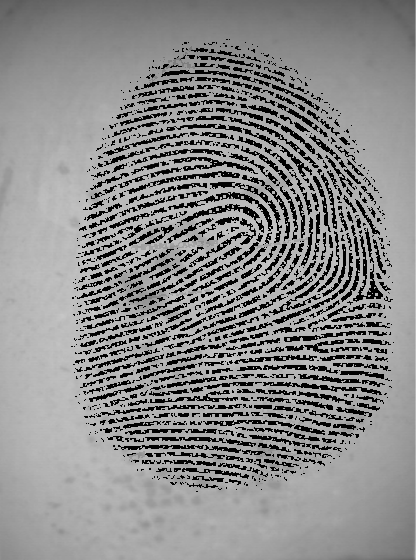
//> input picture data/1.bmp, 416 x 560 px
$ ./main ../../data/1.bmp   (built with g++ and OpenCV 4)
//> lines starting //> are read from the running program, lines starting //| are printed output that depends on the picture; after the words box and inside, x2 and y2 are one past the last pixel; in counts of white or black regions, pixels touching at a corner belong together
### lib/preprocess/ridgefilter.h
//Header file for final enhancement operation

#ifndef RIDGEFILTER_H
#define RIDGEFILTER_H

#include "commonfiles.h"

class RidgeFilter {
public:
	cv::Mat run(cv::Mat inputImage, cv::Mat orientationImage, cv::Mat frequency, double kx, double ky);

private:
	int angleInc;
	double pi = 3.14159265;
	void meshgrid(int sze);
	cv::Mat reffilter;
	cv::Mat enhancedImage;
	cv::Mat meshX, meshY;
	cv::vector<cv::Mat> filter;
	cv::Mat gaborFiltering(cv::Mat inputImage, double frequency, cv::Mat orientationImage, cv::Mat enhancedImage);
};

#endif

### lib/preprocess/ridgeorient.h
#ifndef RIDGEORIENT_H
#define RIDGEORIENT_H

#include "commonfiles.h"

class RidgeOrient {
public:
	RidgeOrient();
	cv::Mat run(cv::Mat im, double gradientsigma, double blocksigma, double orientsmoothsigma);

private:
	// params for Sobel filter
	int scale;
	int delta;
	int ddepth;

	double pi;
	double M, VAR, M0, VAR0;

	cv::Mat orientim;
	cv::Mat normalizedImage;
	cv::Mat grad_x, grad_y;
	cv::Mat grad_x_abs, grad_y_abs;
	cv::Mat denom;
	cv::Mat sin2theta;
	cv::Mat cos2theta;

	void gradient(cv::Mat image, cv::Mat xGradient, cv::Mat yGradient);


};

#endif

### lib/preprocess/normalizer.h
// Header file for normalization operation

#ifndef _NORMALIZER_H
#define _NORMALIZER_H

#include "commonfiles.h"

class Normalizer {
public:
	cv::Mat run(cv::Mat& im, double reqmean, double reqvar);

private:
	double min;
	double max;
	double minNorm;
	double maxNorm;
	double stdNorm;

	cv::Mat normalizedImage;
	cv::Scalar mean, meanNorm;
	cv::Point min_loc, max_loc;

	float deviation(cv::Mat& im, float ave);

};

#endif

### lib/preprocess/checksize.h
#ifndef _CHECK_SIZE_H
#define _CHEKC_SIZE_H

#include "commonfiles.h"

class CheckSize {
public:
	cv::Mat check(cv::Mat& inputImage);

private:
	int expectedRow;
	int expectedCol;
	cv::Mat result;
};

#endif

### lib/preprocess/commonfiles.h
// Includes common OpenCV files to use

#ifndef _COMMONFILES_H
#define _COMMONFILES_H

#include <iostream>
#include <fstream>
#include <opencv/cxcore.h>
#include <opencv/highgui.h>
#include <opencv2/highgui/highgui.hpp>
#include "opencv2/imgproc/imgproc.hpp"
#include "opencv2/core/core.hpp"
#include <vector>
namespace cv {
    using std::vector;
}

#endif

### lib/preprocess/fpenhancement.h
// Header file for enhancement method

#ifndef _FPENHANCEMENT_H
#define _FPENHANCEMENT_H

#include "commonfiles.h"
#include "checksize.h"
#include "normalizer.h"
#include "ridgeorient.h"
#include "ridgefilter.h"

class FPEnhancement {
public:
	FPEnhancement();
	cv::Mat run(cv::Mat& inputImage);
	cv::Mat postProcessingFilter(cv::Mat &inputImage);
	cv::Mat getNormalizedImage();
	cv::Mat getOrientationImage();

private:
	CheckSize sizeChecker; // for checking the input image size
	Normalizer normalizer; //for calculating normalized image
	RidgeOrient ridgeOrient; //for calculating orientation field
	RidgeFilter ridgeFilter; //for filtering ridges

	cv::Mat enhancedImage;
	cv::Mat normalizedImage;
	cv::Mat orientationImage;

	int windowSize;
	double kx, ky;
	double thresh;
	double blocksigma;
	double gradientsigma;
	double orientsmoothsigma;
};


#endif

### lib/preprocess/ridgefilter.cpp
// Main function for performing Gabor filtering
// for enhancement using previously calculated
// orientation image and frequency. The output
// is final enhanced image.
// Refer to the paper for detailed description.
//
// Author: Ekberjan Derman
// Contributor : Baptiste Amato, Julien Jerphanion
// Emails:
//    ekberjanderman@gmail.com
//    baptiste.amato@psycle.io
//    julien.jerphanion@psycle.io
// Last update : 12.2017

#include "ridgefilter.h"

namespace cv {
	using std::vector;
}

// Perform Gabor filtering to final enhancement
// Further description can be found in the paper
cv::Mat RidgeFilter::run(cv::Mat inputImage, cv::Mat orientationImage, cv::Mat frequency, double kx,
						 double ky) {
	angleInc = 3; // fixed angle increment between filter orientations  in degrees.

	inputImage.convertTo(inputImage, CV_32FC1);
	int rows = inputImage.rows;
	int cols = inputImage.cols;

	orientationImage.convertTo(orientationImage, CV_32FC1);

	enhancedImage = cv::Mat::zeros(rows, cols, CV_32FC1);
	cv::vector<int> validr;
	cv::vector<int> validc;

	double unfreq = frequency.at<float>(1, 1);

	cv::Mat freqindex = cv::Mat::ones(100, 1, CV_32FC1);

	double sigmax = (1 / unfreq) * kx;
	double sigmax_squared = sigmax * sigmax;
	double sigmay = (1 / unfreq) * ky;
	double sigmay_squared = sigmay * sigmay;

	int szek = round(3 * (std::max(sigmax, sigmay)));
	meshgrid(szek);

	reffilter = cv::Mat::zeros(meshX.rows, meshX.cols, CV_32FC1);

	meshX.convertTo(meshX, CV_32FC1);
	meshY.convertTo(meshY, CV_32FC1);

	double pi_by_unfreq_by_2 = 2 * pi * unfreq;

	for (int i = 0; i < meshX.rows; i++) {
		const float *meshX_i = meshX.ptr<float>(i);
		const float *meshY_i = meshY.ptr<float>(i);
		float *reffilter_i = reffilter.ptr<float>(i);
		for (int j = 0; j < meshX.cols; j++) {
			float meshX_i_j = meshX_i[j];
			float meshY_i_j = meshY_i[j];
			float pixVal2 = -0.5 * (meshX_i_j * meshX_i_j / sigmax_squared +
									meshY_i_j * meshY_i_j / sigmay_squared);
			float pixVal = std::exp(pixVal2);
			float cosVal = pi_by_unfreq_by_2 * meshX_i_j;
			reffilter_i[j] = pixVal * cos(cosVal);
		}
	}

	for (int m = 0; m < 180 / angleInc; m++) {
		double angle = -(m * angleInc + 90);
		cv::Mat rot_mat = cv::getRotationMatrix2D(
				cv::Point((float) (reffilter.rows / 2.0F), (float) (reffilter.cols / 2.0F)), angle,
				1.0);
		cv::Mat rotResult;
		cv::warpAffine(reffilter, rotResult, rot_mat, reffilter.size());
		filter.push_back(rotResult);
	}

	// Find indices of matrix points greater than maxsze from the image boundary
	int maxsze = szek;
	// Convert orientation matrix values from radians to an index value that corresponds
	// to round(degrees/angleInc)
	int maxorientindex = std::round(180 / angleInc);

	cv::Mat orientindex(rows, cols, CV_32FC1);

	int rows_maxsze = rows - maxsze;
	int cols_maxsze = cols - maxsze;

	for (int y = 0; y < rows; y++) {
		const float *orientationImage_y = orientationImage.ptr<float>(y);
		float *orientindex_y = orientindex.ptr<float>(y);
		for (int x = 0; x < cols; x++) {
			if (x > maxsze && x < cols_maxsze && y > maxsze && y < rows_maxsze) {
				validr.push_back(y);
				validc.push_back(x);
			}

			int orientpix = static_cast<int>(std::round(
					orientationImage_y[x] / pi * 180 / angleInc));

			if (orientpix < 0) {
				orientpix += maxorientindex;
			}
			if (orientpix >= maxorientindex) {
				orientpix -= maxorientindex;
			}

			orientindex_y[x] = orientpix;
		}
	}

	// Finally, do the filtering
	for (int k = 0; k < validr.size(); k++) {
		int r = validr[k];
		int c = validc[k];

		cv::Rect roi(c - szek - 1, r - szek - 1, meshX.cols, meshX.rows);
		cv::Mat subim(inputImage(roi));

		cv::Mat subFilter = filter.at(orientindex.at<float>(r, c));
		cv::Mat mulResult;
		cv::multiply(subim, subFilter, mulResult);

		// float value = cv::sum(mulResult)[0];
		if (cv::sum(mulResult)[0] > 0) {
			enhancedImage.at<float>(r, c) = 255;
		}

	}

	// [15 lines of commented-out code are left out]


	return enhancedImage;
}

// This is equivalent to Matlab's 'meshgrid' function
void RidgeFilter::meshgrid(int sze) {
	std::vector<int> t;

	for (int i = -sze; i < sze; i++) {
		t.push_back(i);
	}

	cv::Mat gv = cv::Mat(t);
	int total = gv.total();
	gv = gv.reshape(1, 1);

	cv::repeat(gv, total, 1, meshX);
	cv::repeat(gv.t(), 1, total, meshY);
}

### lib/preprocess/ridgeorient.cpp
// Main function for estimating orientation field of fingerprint ridges.
//
// Author: Ekberjan Derman
// Contributor : Baptiste Amato, Julien Jerphanion
// Emails:
//    ekberjanderman@gmail.com
//    baptiste.amato@psycle.io
//    julien.jerphanion@psycle.io
//
// Last update : 12.2017

#include "ridgeorient.h"

RidgeOrient::RidgeOrient() {
	// params for Sobel opeation
	scale = 1;
	delta = 0;
	ddepth = CV_32FC1;
	pi = M_PI; // 3.14159265;
}

cv::Mat
RidgeOrient::run(cv::Mat im, double gradientsigma, double blocksigma, double orientsmoothsigma) {
	int sze = 6 * round(gradientsigma);

	if (sze % 2 == 0) {
		sze++;
	}

	// Define Gaussian kernel
	cv::Mat gaussKernelX = cv::getGaussianKernel(sze, gradientsigma, CV_32FC1);
	cv::Mat gaussKernelY = cv::getGaussianKernel(sze, gradientsigma, CV_32FC1);
	cv::Mat gaussKernel = gaussKernelX * gaussKernelY.t();

	// Peform Gaussian filtering
	cv::Mat fx, fy;
	cv::Mat kernelx = (cv::Mat_<float>(1, 3) << -0.5, 0, 0.5);
	cv::Mat kernely = (cv::Mat_<float>(3, 1) << -0.5, 0, 0.5);
	cv::filter2D(gaussKernel, fx, -1, kernelx);
	cv::filter2D(gaussKernel, fy, -1, kernely);

	gradient(gaussKernel, fx, fy); // Gradient of Gaussian

	grad_x.convertTo(grad_x, CV_32FC1);
	grad_y.convertTo(grad_y, CV_32FC1);

	cv::filter2D(im, grad_x, -1, fx, cv::Point(-1, -1), 0,
				 cv::BORDER_DEFAULT); // Gradient of the image in x
	cv::filter2D(im, grad_y, -1, fy, cv::Point(-1, -1), 0,
				 cv::BORDER_DEFAULT); // Gradient of the image in y

	cv::Mat grad_xx, grad_xy, grad_yy;
	cv::multiply(grad_x, grad_x, grad_xx);
	cv::multiply(grad_x, grad_y, grad_xy);
	cv::multiply(grad_y, grad_y, grad_yy);

	// Now smooth the covariance data to perform a weighted summation of the data
	int sze2 = 6 * round(blocksigma);

	if (sze2 % 2 == 0) {
		sze2++;
	}

	cv::Mat gaussKernelX2 = cv::getGaussianKernel(sze2, blocksigma, CV_32FC1);
	cv::Mat gaussKernelY2 = cv::getGaussianKernel(sze2, blocksigma, CV_32FC1);
	cv::Mat gaussKernel2 = gaussKernelX2 * gaussKernelY2.t();

	cv::filter2D(grad_xx, grad_xx, -1, gaussKernel2, cv::Point(-1, -1), 0, cv::BORDER_DEFAULT);
	cv::filter2D(grad_xy, grad_xy, -1, gaussKernel2, cv::Point(-1, -1), 0, cv::BORDER_DEFAULT);
	cv::filter2D(grad_yy, grad_yy, -1, gaussKernel2, cv::Point(-1, -1), 0, cv::BORDER_DEFAULT);

	grad_xy *= 2;

	// Analytic solution of principal direction
	cv::Mat G1, G2, G3;
	cv::multiply(grad_xy, grad_xy, G1);
	G2 = grad_xx - grad_yy;
	cv::multiply(G2, G2, G2);

	G3 = G1 + G2;
	cv::sqrt(G3, denom);

	cv::divide(grad_xy, denom, sin2theta);
	cv::divide(grad_xx - grad_yy, denom, cos2theta);


	int sze3 = 6 * round(orientsmoothsigma);

	if (sze3 % 2 == 0) {
		sze3 += 1;
	}

	cv::Mat gaussKernelX3 = cv::getGaussianKernel(sze3, orientsmoothsigma, CV_32FC1);
	cv::Mat gaussKernelY3 = cv::getGaussianKernel(sze3, orientsmoothsigma, CV_32FC1);
	cv::Mat gaussKernel3 = gaussKernelX3 * gaussKernelY3.t();

	cv::filter2D(cos2theta, cos2theta, -1, gaussKernel3, cv::Point(-1, -1), 0, cv::BORDER_DEFAULT);
	cv::filter2D(sin2theta, sin2theta, -1, gaussKernel3, cv::Point(-1, -1), 0, cv::BORDER_DEFAULT);

	sin2theta.convertTo(sin2theta, ddepth);
	cos2theta.convertTo(cos2theta, ddepth);
	orientim = cv::Mat::zeros(sin2theta.rows, sin2theta.cols, ddepth);

	// Pointer access more effective than Mat.at<T>()
	for (int i = 0; i < sin2theta.rows; i++) {
		const float *sin2theta_i = sin2theta.ptr<float>(i);
		const float *cos2theta_i = cos2theta.ptr<float>(i);
		float *orientim_i = orientim.ptr<float>(i);
		for (int j = 0; j < sin2theta.cols; j++) {
			orientim_i[j] = (pi + std::atan2(sin2theta_i[j], cos2theta_i[j])) / 2;
		}
	}

	return orientim;
}

//Calculate gradient in x- and y-direction of the image
void RidgeOrient::gradient(cv::Mat image, cv::Mat xGradient, cv::Mat yGradient) {
	xGradient = cv::Mat::zeros(image.rows, image.cols, ddepth);
	yGradient = cv::Mat::zeros(image.rows, image.cols, ddepth);

	// Pointer access more effective than Mat.at<T>()
	for (int i = 1; i < image.rows - 1; i++) {
		const float *image_i = image.ptr<float>(i);
		float *xGradient_i = xGradient.ptr<float>(i);
		float *yGradient_i = yGradient.ptr<float>(i);
		for (int j = 1; j < image.cols - 1; j++) {
			float xPixel1 = image_i[j - 1];
			float xPixel2 = image_i[j + 1];

			float yPixel1 = image.at<float>(i - 1, j);
			float yPixel2 = image.at<float>(i + 1, j);

			float xGrad;
			float yGrad;

			if (j == 0) {
				xPixel1 = image_i[j];
				xGrad = xPixel2 - xPixel1;
			} else if (j == image.cols - 1) {
				xPixel2 = image_i[j];
				xGrad = xPixel2 - xPixel1;
			} else {
				xGrad = 0.5 * (xPixel2 - xPixel1);
			}

			if (i == 0) {
				yPixel1 = image_i[j];
				yGrad = yPixel2 - yPixel1;
			} else if (i == image.rows - 1) {
				yPixel2 = image_i[j];
				yGrad = yPixel2 - yPixel1;
			} else {
				yGrad = 0.5 * (yPixel2 - yPixel1);
			}

			xGradient_i[j] = xGrad;
			yGradient_i[j] = yGrad;
		}
	}
}

### lib/preprocess/normalizer.cpp
// Function for image normalization using the method.
// The method is based on Anil Jain's algorithm.
//
// Author: Ekberjan Derman
// Contributor : Baptiste Amato, Julien Jerphanion
// Emails:
//    ekberjanderman@gmail.com
//    baptiste.amato@psycle.io
//    julien.jerphanion@psycle.io
//
// Last update : 12.2017

#include "normalizer.h"

cv::Mat Normalizer::run(cv::Mat& im, double reqmean, double reqvar) {
	im.convertTo(im, CV_32FC1);
	cv::minMaxLoc(im, &min, &max, &min_loc, &max_loc);

	mean = cv::mean(im);
	normalizedImage = im - mean[0];

	cv::Scalar normMean = cv::mean(normalizedImage);
	stdNorm = deviation(normalizedImage, normMean[0]);
	normalizedImage = normalizedImage / stdNorm;
	normalizedImage = reqmean + normalizedImage * cv::sqrt(reqvar);

	cv::minMaxLoc(normalizedImage, &minNorm, &maxNorm);
	return normalizedImage;
}

// Calculate standard deviation of the image
float Normalizer::deviation(cv::Mat& im, float ave) {
	float sdev = 0.0;
	float var = 0.0;
	float sd = 0.0;

	for (int i = 0; i < im.rows; i++) {
		for (int j = 0; j < im.cols; j++) {
			float pixel = im.at<float>(i, j);
			float dev = (pixel - ave)*(pixel - ave);
			sdev = sdev + dev;
		}
	}

	int sze = im.rows * im.cols;
	var = sdev / (sze - 1);
	sd = std::sqrt(var);

	return sd;
}

### lib/preprocess/fpenhancement.cpp
// Fingerprint enhancement main function.
// The method is based on Anil Jain's algorithm.
//
// Author: Ekberjan Derman
// Contributor : Baptiste Amato, Julien Jerphanion
// Emails:
//    ekberjanderman@gmail.com
//    baptiste.amato@psycle.io
//    julien.jerphanion@psycle.io
//
// Last update : 12.2017

#include "fpenhancement.h"


using namespace cv;

// Constructor
// The relevant params are set here
FPEnhancement::FPEnhancement() {
	windowSize = 5;
	thresh = 0.000000001;
	orientsmoothsigma = 5.0;
	blocksigma = 5.0;
	gradientsigma = 1.0;
	kx = 0.8;
	ky = 0.8;
}

// Peform Gabor filter based image enhancement
// using orientation field and frequency
// detailed information can be found in Anil Jain's
// paper
Mat FPEnhancement::run(Mat &inputImage) {
	// Perform median blurring to smooth the image
	Mat blurredImage;
	medianBlur(inputImage, blurredImage, 3);

	// Check whether the input image is grayscale.
	// If not, convert it to grayscale.
	if (blurredImage.channels() != 1) {
		cvtColor(blurredImage, blurredImage, CV_RGB2GRAY);
	}

	std::cout << "Rows: " << blurredImage.rows << " / Cols: " << blurredImage.cols << std::endl;

	// Perform normalization using the method provided in the paper
	normalizedImage = normalizer.run(blurredImage, 0, 1);
	// Calculate ridge orientation field
	orientationImage = ridgeOrient.run(normalizedImage, gradientsigma, blocksigma,
										 orientsmoothsigma);
	// The frequency is set to 0.11 experimentally. You can change this value
	// or use a dynamic calculation instead.
	Mat freq = Mat::ones(normalizedImage.rows, normalizedImage.cols, normalizedImage.type());
	freq *= 0.11;

	// Get the final enhanced image and return it as result
	enhancedImage = ridgeFilter.run(normalizedImage, orientationImage, freq, kx, ky);

	return enhancedImage;
}

// [41 lines left out: function postProcessingFilter, not called in this run]

Mat FPEnhancement::getNormalizedImage() {
	return normalizedImage;
}

Mat FPEnhancement::getOrientationImage() {
	return orientationImage;
}

### lib/preprocess/main.cpp
// Main function for running finpgerprint image enhancement algorithm
//
// This enhancement method is based on Anil Jain's paper:
// 'Fingerprint Image Enhancement: Algorithm and Performance Evaluation',
//  IEEE Transactions on Pattern Analysis and Machine Intelligence,
//  vol. 20, No. 8, August, 1998
//
// Author: Ekberjan Derman
// Contributor : Baptiste Amato, Julien Jerphanion
// Emails:
//    ekberjanderman@gmail.com
//    baptiste.amato@psycle.io
//    julien.jerphanion@psycle.io
//
// Last update : 12.2017

#include "fpenhancement.h"
#include "commonfiles.h"


using namespace cv;


std::string getImageType(int number) {
	// find type
	int imgTypeInt = number%8;
	std::string imgTypeString;

	switch (imgTypeInt) {
		case 0:
			imgTypeString = "8U";
			break;
		case 1:
			imgTypeString = "8S";
			break;
		case 2:
			imgTypeString = "16U";
			break;
		case 3:
			imgTypeString = "16S";
			break;
		case 4:
			imgTypeString = "32S";
			break;
		case 5:
			imgTypeString = "32F";
			break;
		case 6:
			imgTypeString = "64F";
			break;
		default:
			break;
	}

	// Find channel
	int channel = (number/8) + 1;

	std::stringstream type;
	type<<"CV_"<<imgTypeString<<"C"<<channel;

	return type.str();
}

int main(int argc, char * argv[])
{
	cv::Mat input = cv::imread(argv[1]); // change this line to load your actual input file
//> input is the input picture: 560 rows x 416 cols, CV_8UC3; min 0, max 200, mean 138.3

	// Make sure the input image is valid
	if (!input.data) {
		std::cerr << "The provided input image is invalid. Please check it again. " << std::endl;
		exit(1);
	}

	while (input.rows > 1000 || input.cols > 1000) {
		const float fact = 0.6;
		cv::resize(input, input, cv::Size(), fact, fact, cv::INTER_CUBIC);
	}

	// Run the enhancement algorithm
	FPEnhancement fpEnhancement;
	cv::Mat enhancedImage = fpEnhancement.run(input);
//> in run, `medianBlur(inputImage, blurredImage, 3);`:
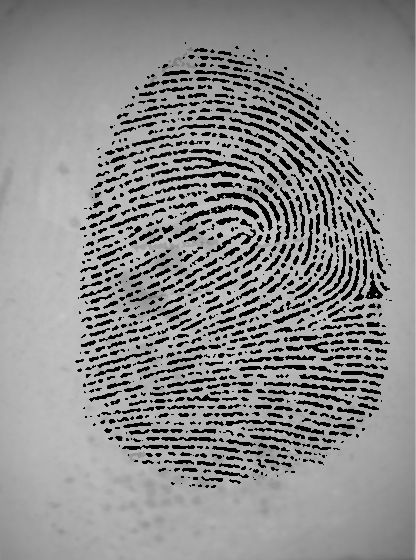
//> blurredImage: 560 rows x 416 cols, CV_8UC3; min 0, max 198, mean 141.4
//| Rows: 560 / Cols: 416
//> in run, `cv::minMaxLoc(im, &min, &max, &min_loc, &max_loc);`: min = 0; max = 198; min_loc = Point(185, 42); max_loc = Point(205, 296)
//> in run, `mean = cv::mean(im);`: mean = Scalar(141.4)
//> in run, `normalizedImage = im - mean[0];`:
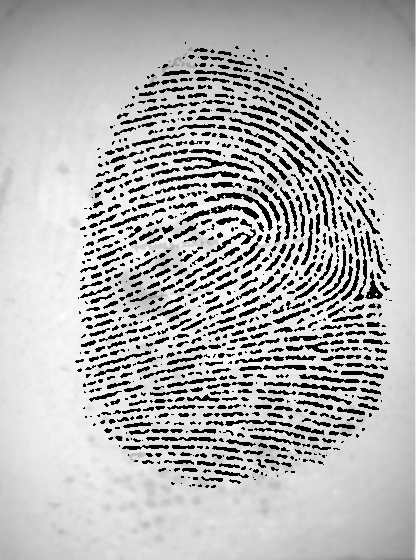
//> normalizedImage: 560 rows x 416 cols, CV_32FC1; min -141.4, max 56.62, mean 0; drawn with min black and max white
//> in run, `cv::Scalar normMean = cv::mean(normalizedImage);`: normMean = Scalar(6.27e-06)
//> the loop in deviation, `for (int i = 0; i < im.rows; i++)` made 560 passes
//> sdev on passes 1 to 3: 625521.1, 1240487.1, 1832961.6
//> after the loop in deviation, `for (int i = 0; i < im.rows; i++)`: sdev = 869326464
//> in deviation, `var = sdev / (sze - 1);`: var = 3731.7
//> in deviation, `sd = std::sqrt(var);`: sd = 61.09
//> in run, `cv::minMaxLoc(normalizedImage, &minNorm, &maxNorm);`: minNorm = -2.31; maxNorm = 0.927
//> in run, `cv::filter2D(cos2theta, cos2theta, -1, gaussKernel3, cv::Point(-1, -1)..`:
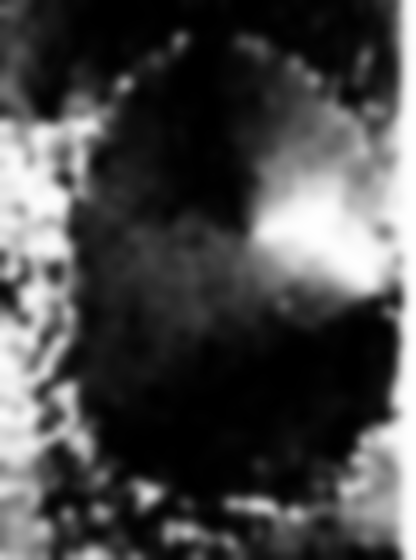
//> cos2theta: 560 rows x 416 cols, CV_32FC1; min -1, max 1, mean -0.418; drawn with min black and max white
//> in run, `cv::filter2D(sin2theta, sin2theta, -1, gaussKernel3, cv::Point(-1, -1)..`:
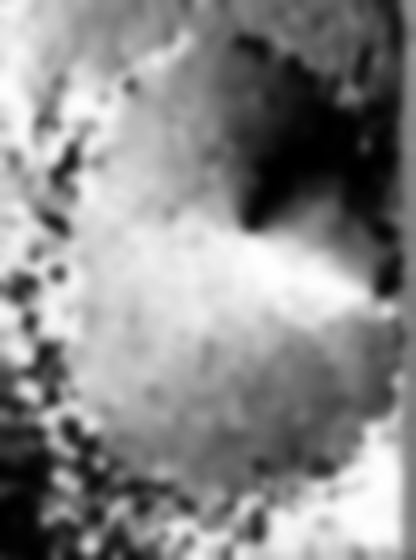
//> sin2theta: 560 rows x 416 cols, CV_32FC1; min -0.998, max 0.995, mean 0.0824; drawn with min black and max white
//> after the loop in run, `for (int y = 0; y < rows; y++)`:
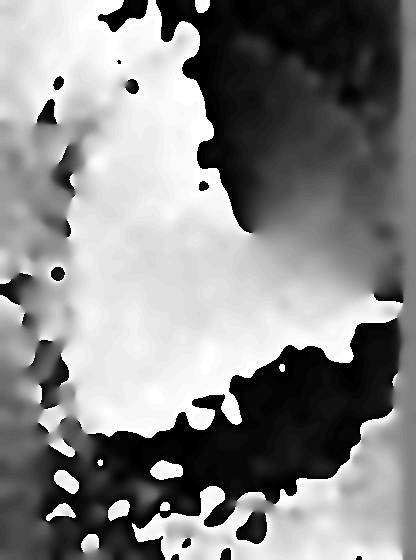
//> orientindex: 560 rows x 416 cols, CV_32FC1; min 0, max 59, mean 31.5; drawn with min black and max white
//> after the loop in run, `for (int y = 0; y < rows; y++)`: validr = 191065 items
//> the loop in run, `for (int k = 0; k < validr.size(); k++)` made 191065 passes
//> roi on passes 1 to 3: Rect(0, 0, 44, 44), Rect(1, 0, 44, 44), Rect(2, 0, 44, 44)
//> pass 1, in run, `cv::multiply(subim, subFilter, mulResult);`:
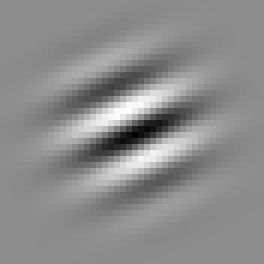
//> mulResult: 44 rows x 44 cols, CV_32FC1 (shown 6 times larger); min -0.497, max 0.406, mean -8.98e-05; drawn with min black and max white
//> after the loop in run, `for (int k = 0; k < validr.size(); k++)`:
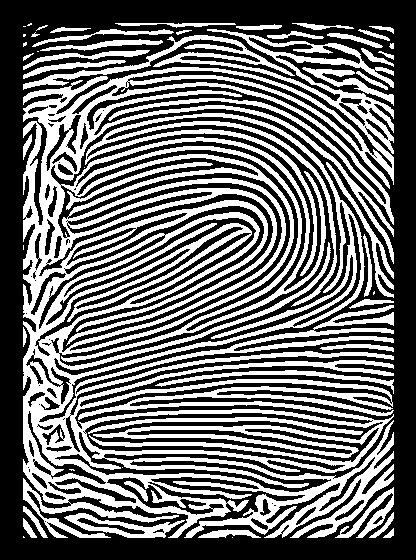
//> enhancedImage: 560 rows x 416 cols, CV_32FC1; 42.4% white; 51 white regions (12 under 20 px), largest, box (x1, y1, x2, y2) and area: (23, 29, 394, 538) 86781, (88, 417, 363, 435) 1086, (64, 513, 185, 538) 1031
	std::cout << getImageType(enhancedImage.type()) << std::endl;
//| CV_32FC1

		//imshow("endRes", enhancedImage);
		//waitKey(0);

 imwrite(argv[1], enhancedImage);


	return 0;
}
